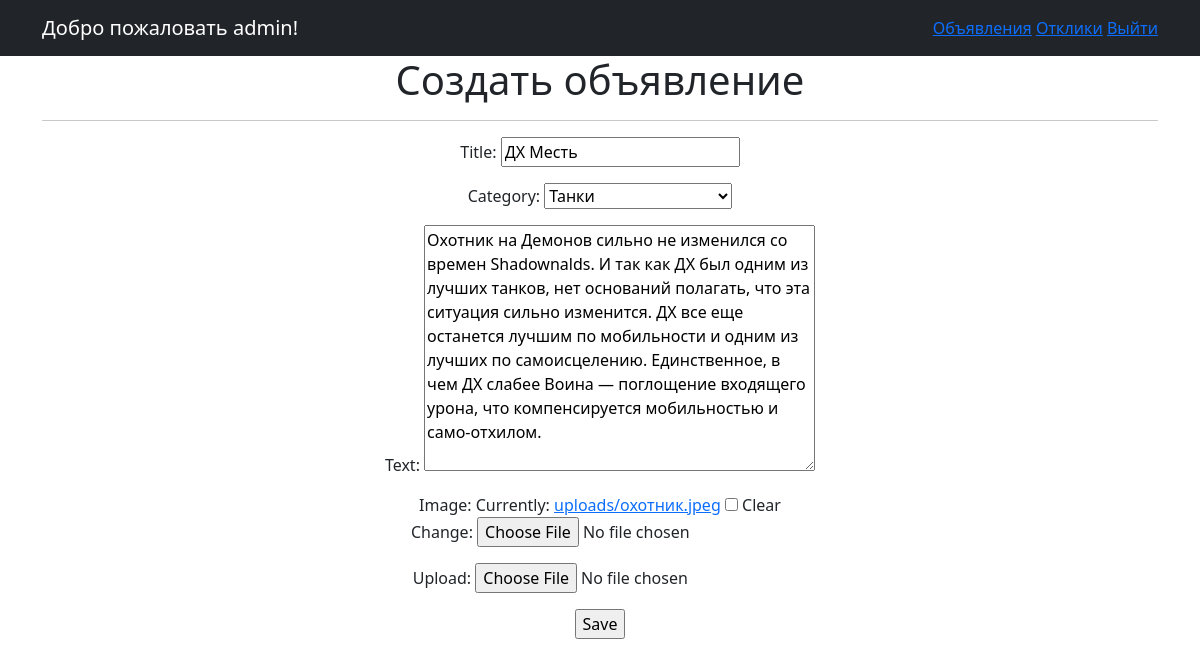
The app's page /ad/1/edit/ (signed in) with its own data.
### Board/models.py (models this page shows, shortened)
class Advertisement(models.Model):
    title = models.CharField(max_length=64)
    text = models.TextField()
    author = models.ForeignKey(User, on_delete=models.CASCADE)
    TANKS = 'TN'
    HEALERS = 'HL'
    DAMAGEDEALERS = 'DD'
    MERCHANTS = 'MC'
    GUILDMASTERS = 'GM'
    QUESTGIVERS = 'QG'
    BLACKSMITHS = 'BS'
    LEATHERWORKERS = 'LW'
    POTIONMASTERS = 'PM'
    SPELLMASTERS = 'SM'
    CATEGORY_CHOISES = (
        (TANKS, 'Танки'),
        (HEALERS, 'Хилы'),
        (DAMAGEDEALERS, 'ДД'),
        (MERCHANTS, 'Торговцы'),
        (GUILDMASTERS, 'Гилдмастеры'),
        (QUESTGIVERS, 'Квестгиверы'),
        (BLACKSMITHS, 'Кузнецы'),
        (LEATHERWORKERS, 'Кожевники'),
        (POTIONMASTERS, 'Зельевары'),
        (SPELLMASTERS, 'Мастера заклинаний')
    )
    category = models.CharField(max_length=2, choices=CATEGORY_CHOISES)
    dateCreation = models.DateTimeField(auto_now_add=True)
    image = models.ImageField(upload_to='uploads/', blank=True, null=True)
    upload = models.FileField(upload_to='uploads/', blank=True, null=True)

### Board/views.py (the view)
# urls.py: path('ad/<int:pk>/edit/', AdEdit.as_view(), name='ad_edit'),
class AdEdit(PermissionRequiredMixin, UpdateView):
    permission_required = ('board.change_advertisement',)
    form_class = AdvertisementForm
    model = Advertisement
    template_name = 'ad_edit.html'

### Board/forms.py
class AdvertisementForm(forms.ModelForm):
    class Meta:
        model = Advertisement
        fields = [
            'title',
            'category',
            'text',
            'image',
            'upload'
        ]

### templates/ad_edit.html (shortened to what this page needs)
{% extends 'flatpages/default.html' %}
{% block content %}
<h1>Создать объявление</h1>
<hr>
<form action="" method="post" enctype="multipart/form-data">
    {{ form.as_p }}
    <input type="submit" value="Save" />
</form>
{% endblock content %}

### templates/flatpages/default.html (shortened to what this page needs)
<!DOCTYPE html>
<html lang="en">
    <head>
        {% load static %}
        <link href="{% static 'css/styles.css' %}" rel="stylesheet" />
    </head>
    <body>
        <nav class="navbar navbar-expand-lg navbar-dark bg-dark static-top">
        <div class="container">
       <a class="navbar-brand" href="#">Добро пожаловать {{ user.username }}!</a>
            <ul class="navbar-nav ml-auto">
                {% if user.is_authenticated %}
                <a href="{% url 'Ads' %}">Объявления</a>&nbsp
                <li><a href="{% url 'manage_responses' %}">Отклики</a></li>&nbsp
                <li><a href="{% url 'account_logout' %}">Выйти</a></li>
                {% else %}
                <li><a href="{% url 'account_login' %}">Войти</a></li>&nbsp
                <li><a href="{% url 'account_signup' %}">Зарегистрироваться</a></li>
                {% endif %}
            </ul>
        </div>
</nav>
        <div class="container">
            <div class="row">
                <div class="col-lg-12 text-center">
                {% block content %}{% endblock content %}
                </div>
            </div>
        </div>
    </body>
</html>

### records on screen
Advertisement: title "ДХ Месть", category "Танки", text "Охотник на Демонов сильно не изменился со времен Shadownalds. И так как ДХ был одним из лучших танков, нет оснований полагать, что эта ситуация сильно изменится. ДХ все еще останется лучшим по мобильности и одним из лучших по самоисцелению. Единственное, в чем ДХ слабее Воина — поглощение входящего урона, что компенсируется мобильностью и само-отхилом."

### other values on screen
{{ user.username }} "admin"
